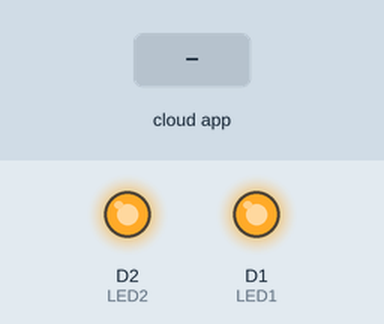
A sketch run on a simulated ESP8266 (NodeMCU). Shown: output pins drawn as LEDs (lit = HIGH). The inputs (shaded band) are chosen by the test bench. WiFi joins after 1.5 s; servers stay silent unless stated; no MQTT or app messages arrive unless stated; what the sketch prints to the serial monitor is not drawn.

Above: at 2.7 s.
2.8 s: the phone or cloud app sets Device1 to ON1
At 3.3 s:
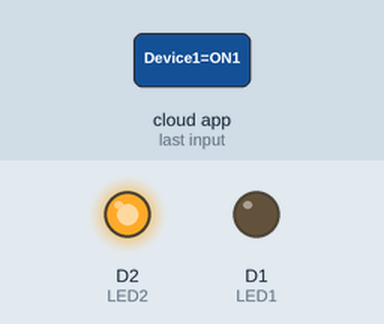
4.3 s: the phone or cloud app sets Device2 to ON2
At 5.4 s:
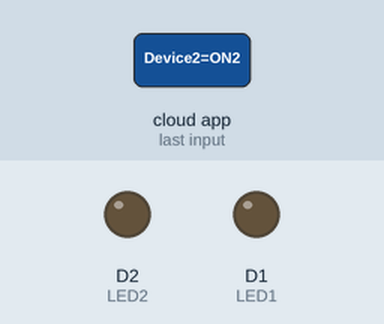
5.8 s: the phone or cloud app sets Device1 to OFF1
At 7.0 s:
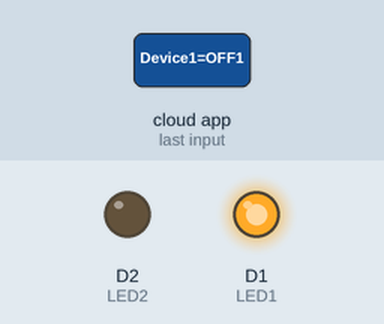
7.3 s: the phone or cloud app sets Device2 to OFF2
At 8.1 s:
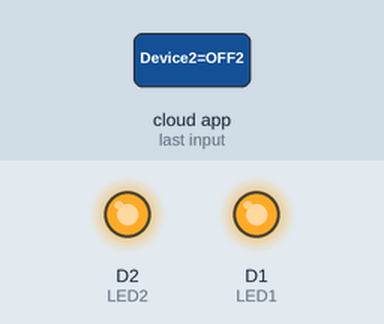
Timing chart, 0 to 9.8 s (numbered marks = the images above; inputs shaded):
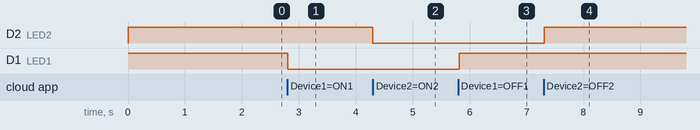

Measured:
- after the input at 2.8 s, D1 (LED1): HIGH → LOW at once
- after the input at 4.3 s, D2 (LED2): HIGH → LOW at once
- after the input at 5.8 s, D1 (LED1): LOW → HIGH at once
- after the input at 7.3 s, D2 (LED2): LOW → HIGH at once

The sketch:

GoogleAssitance.ino
```cpp
#include <ESP8266WiFi.h>
#include "Adafruit_MQTT.h"
#include "Adafruit_MQTT_Client.h"
#define WLAN_SSID       "ChucDao"             // Your SSID
#define WLAN_PASS       "11111111"        // Your password
#define AIO_SERVER      "io.adafruit.com" //Adafruit Server
#define AIO_SERVERPORT  1883
#define AIO_USERNAME    "ChucDao"            // Username
#define AIO_KEY         "aio_CkeQ44NE4LsS0gm4gDjQGUOITuqd"   // Auth Key
#define LED1 D1
#define LED2 D2
#define button1 D5
#define button2 D6
uint32_t x = 0;
uint8_t Data_Send[10];
WiFiClient client;
Adafruit_MQTT_Client mqtt(&client, AIO_SERVER, AIO_SERVERPORT, AIO_USERNAME, AIO_KEY);
Adafruit_MQTT_Subscribe Device1 = Adafruit_MQTT_Subscribe(&mqtt, AIO_USERNAME"/feeds/Device1");
Adafruit_MQTT_Subscribe Device2 = Adafruit_MQTT_Subscribe(&mqtt, AIO_USERNAME"/feeds/Device2");
Adafruit_MQTT_Publish Sensor    = Adafruit_MQTT_Publish(&mqtt, AIO_USERNAME "/feeds/Sensor");
void setup() {
  Serial.begin(9600);
  pinMode(LED1, OUTPUT);
  pinMode(LED2, OUTPUT);
  digitalWrite(LED1, HIGH);
  digitalWrite(LED2, HIGH);
  pinMode(button1, INPUT_PULLUP);
  pinMode(button2, INPUT_PULLUP);
  Serial.print("Connecting to ");
  Serial.println(WLAN_SSID);
  connectwifi();
  mqtt.subscribe(&Device1);
  mqtt.subscribe(&Device2);
}
void connectwifi()
{
  WiFi.disconnect();
  WiFi.begin(WLAN_SSID, WLAN_PASS);
  while (WiFi.status() != WL_CONNECTED)
  {
    delay(500);
    Serial.print(".");
  }
  Serial.println();
  Serial.println("Connect wifi");
}
void loop() {
  MQTT_connect();
  Adafruit_MQTT_Subscribe *subscription;
  while ((subscription = mqtt.readSubscription(5000))) {
    if (subscription == &Device1) {
      if (!strcmp((char*) Device1.lastread, "ON1")) {
        digitalWrite(LED1, LOW);
        Serial.println("Bat Den 1");
      }
      else if (!strcmp((char*) Device1.lastread, "OFF1")) {
        digitalWrite(LED1, HIGH);
        Serial.println("Tat Den 1");
      }
    }
    if (subscription == &Device2) {
      if (!strcmp((char*) Device2.lastread, "ON2")) {
        digitalWrite(LED2, LOW);
        Serial.println("Bat Den 2");
      }
      else if (!strcmp((char*) Device2.lastread, "OFF2")) {
        digitalWrite(LED2, HIGH);
        Serial.println("Tat Den 2");
      }
    }
  }
  Serial.print(F("\nSending photocell val "));
  Serial.print(x);
  Serial.print("...");
  if (! Sensor.publish(x++)) {
    Serial.println(F("Failed"));
  } else {
    Serial.println(F("OK!"));
  }
}
void MQTT_connect() {
  int8_t ret;
  if (mqtt.connected()) {
    return;
  }
  Serial.print("Connecting to MQTT... ");
  uint8_t retries = 3;
  while ((ret = mqtt.connect()) != 0) {
    Serial.println(mqtt.connectErrorString(ret));
    Serial.println("Retrying MQTT connection in 5 seconds...");
    mqtt.disconnect();
    delay(5000);
    retries--;
    if (retries == 0) {
      while (1);
    }
  }
  Serial.println("MQTT Connected!");
}
```
